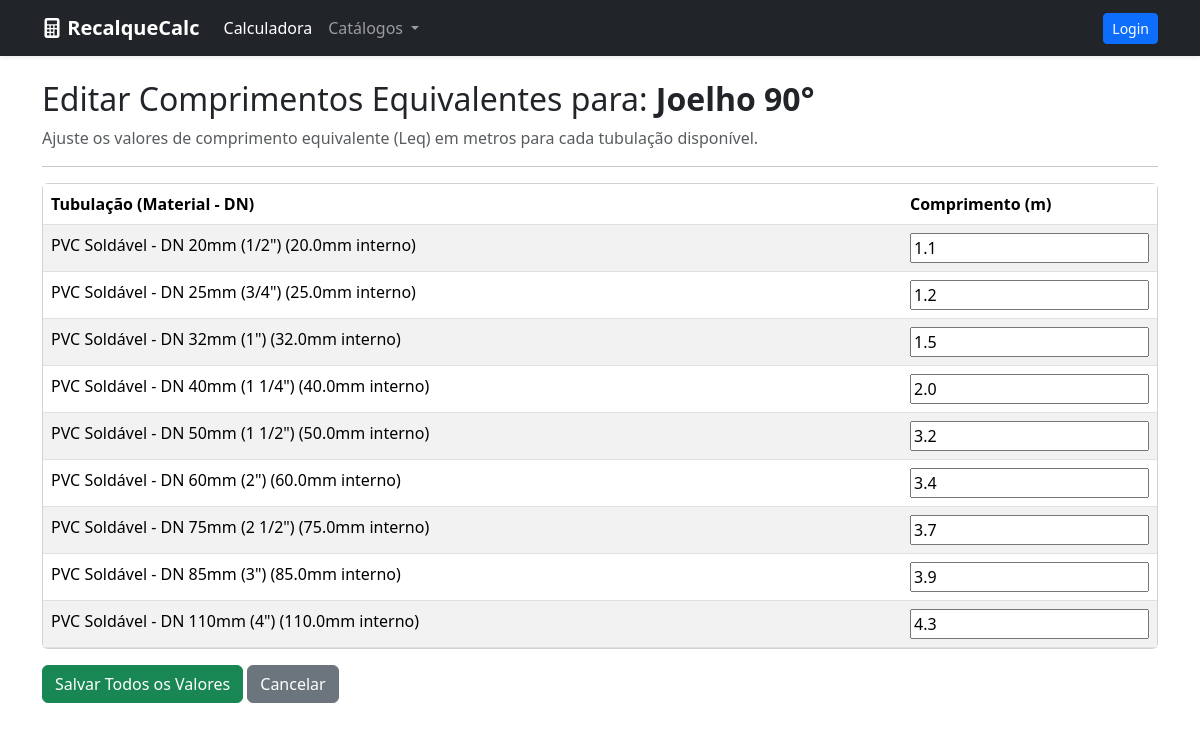
Page /catalog/pecas/5/editar-leqs/ on the committed database.
### calculator/models.py (models this page shows, shortened)
class Peca(models.Model):
    nome = models.CharField(max_length=100, unique=True)
    descricao = models.CharField(max_length=255, blank=True, null=True)

class ComprimentoEquivalente(models.Model):
    peca = models.ForeignKey(Peca, on_delete=models.CASCADE)
    tubulacao = models.ForeignKey(Tubulacao, on_delete=models.CASCADE)
    comprimento_m = models.FloatField(help_text="Comprimento equivalente (Leq) em metros")
    class Meta:
        unique_together = ('peca', 'tubulacao')

class Tubulacao(models.Model):
    material = models.ForeignKey(Material, on_delete=models.CASCADE, related_name='tubulacoes')
    diametro_nominal = models.CharField(max_length=20, help_text="Representação comercial. Ex: '50mm' ou '2 polegadas'")
    diametro_interno_mm = models.FloatField(help_text="Diâmetro interno real em milímetros (usado nos cálculos)")
    diametro_externo_mm = models.FloatField(help_text="Diâmetro externo real em milímetros")
    class Meta:
        unique_together = ('material', 'diametro_interno_mm')
        ordering = ['material', 'diametro_interno_mm'] # Ordena os tubos por tamanho
    def __str__(self):
        return f"{self.material.nome} - DN {self.diametro_nominal} ({self.diametro_interno_mm}mm interno)"

class Material(models.Model):
    nome = models.CharField(max_length=100, unique=True, help_text="Ex: PVC Soldável, Aço Carbono")
    rugosidade_mm = models.FloatField(help_text="Rugosidade absoluta (ε) em milímetros")

### calculator/views.py (the view)
# urls.py: path('catalog/pecas/<int:pk>/editar-leqs/', views.gerenciar_leqs_por_peca, name='leq_bulk_edit'),
def gerenciar_leqs_por_peca(request, pk):
    peca = get_object_or_404(Peca, pk=pk)
    LeqFormSet = inlineformset_factory(
        Peca,
        ComprimentoEquivalente,
        fields=('tubulacao', 'comprimento_m'),
        extra=0,
        can_delete=False
    )
    for tubulacao in Tubulacao.objects.all():
        ComprimentoEquivalente.objects.get_or_create(
            peca=peca,
            tubulacao=tubulacao,
            defaults={'comprimento_m': 0.0}
        )
    if request.method == 'POST':
        formset = LeqFormSet(request.POST, instance=peca)
        if formset.is_valid():
            formset.save()
            return redirect('peca_list')
    else:
        formset = LeqFormSet(instance=peca)
    context = {
        'formset': formset,
        'peca': peca
    }
    return render(request, 'calculator/leq_por_peca_form.html', context)

### calculator/templates/calculator/leq_por_peca_form.html (shortened to what this page needs)
{% extends "calculator/base.html" %}
{% load crispy_forms_tags %}
{% block content %}
<h2>Editar Comprimentos Equivalentes para: <strong>{{ peca.nome }}</strong></h2>
<p class="text-muted">
    Ajuste os valores de comprimento equivalente (Leq) em metros para cada tubulação disponível.
</p>
<hr>
<form method="post">
    <div class="card">
        <div class="table-responsive">
            <table class="table table-striped table-hover mb-0">
                <thead>
                    <tr>
                        <th>Tubulação (Material - DN)</th>
                        <th style="width: 200px;">Comprimento (m)</th>
                    </tr>
                </thead>
                <tbody>
                    {% for form in formset %}
                    <tr>
                        <td>
                            {{ form.instance.tubulacao }}
                        </td>
                        <td>
                            {{ form.comprimento_m }}
                        </td>
                    </tr>
                    {% endfor %}
                </tbody>
            </table>
        </div>
    </div>
    <button type="submit" class="btn btn-success mt-3">Salvar Todos os Valores</button>
    <a href="{% url 'peca_list' %}" class="btn btn-secondary mt-3">Cancelar</a>
</form>
{% endblock %}

### rows in the picture
Peca: nome "Joelho 90°"
ComprimentoEquivalente: instance.tubulacao "PVC Soldável - DN 20mm (1/2\") (20.0mm interno)"
ComprimentoEquivalente: instance.tubulacao "PVC Soldável - DN 25mm (3/4\") (25.0mm interno)"
ComprimentoEquivalente: instance.tubulacao "PVC Soldável - DN 32mm (1\") (32.0mm interno)"
ComprimentoEquivalente: instance.tubulacao "PVC Soldável - DN 40mm (1 1/4\") (40.0mm interno)"
ComprimentoEquivalente: instance.tubulacao "PVC Soldável - DN 50mm (1 1/2\") (50.0mm interno)"
ComprimentoEquivalente: instance.tubulacao "PVC Soldável - DN 60mm (2\") (60.0mm interno)"
ComprimentoEquivalente: instance.tubulacao "PVC Soldável - DN 75mm (2 1/2\") (75.0mm interno)"
ComprimentoEquivalente: instance.tubulacao "PVC Soldável - DN 85mm (3\") (85.0mm interno)"
ComprimentoEquivalente: instance.tubulacao "PVC Soldável - DN 110mm (4\") (110.0mm interno)"
